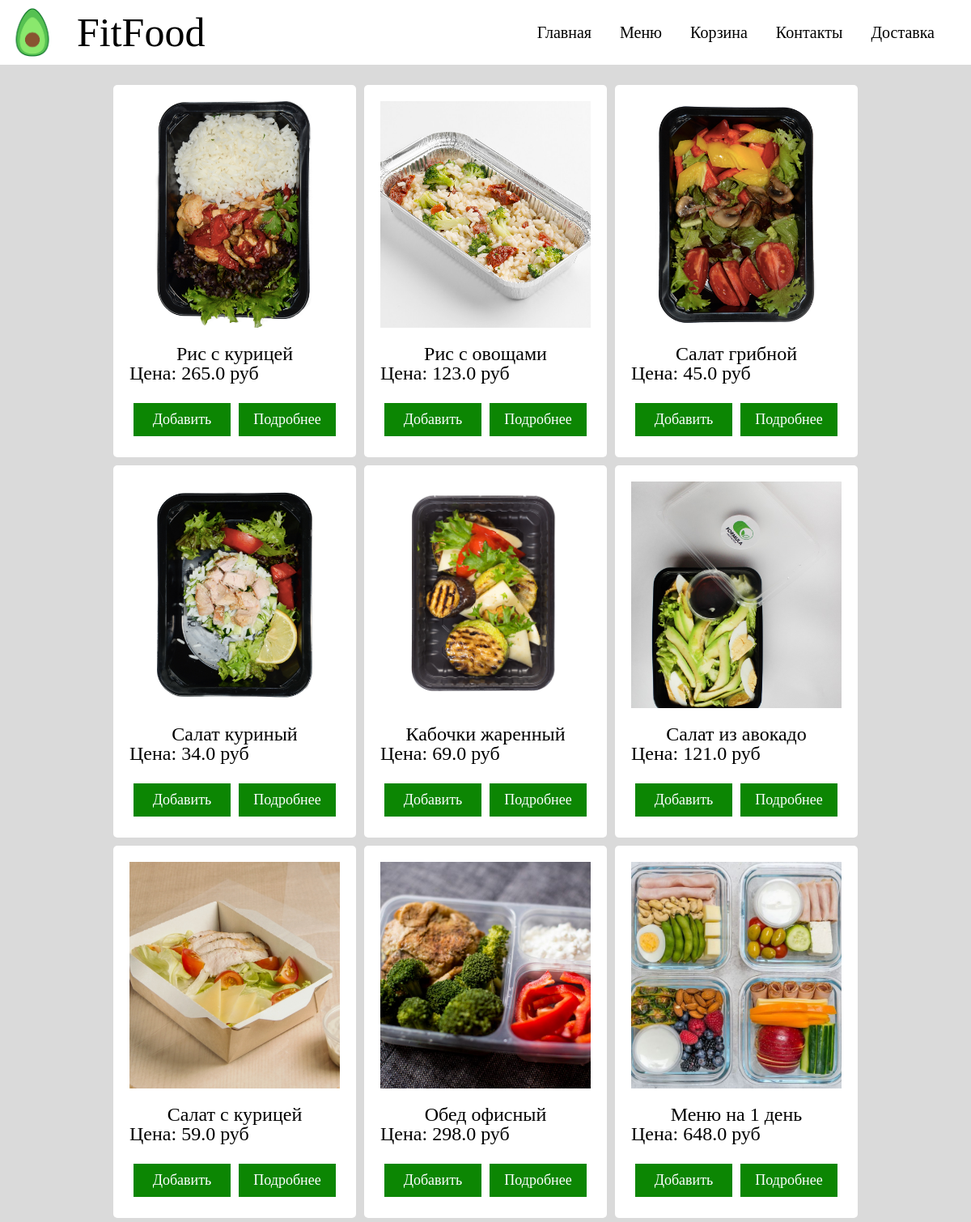
Page /del on the committed database.
### tables this page shows
CREATE TABLE "tovar" (
	"id"	INTEGER COLLATE RTRIM,
	"tovar"	TEXT COLLATE NOCASE,
	"prise"	REAL COLLATE UTF16CI,
	"bel"	INTEGER COLLATE NOCASE,
	"zir"	INTEGER,
	"colors"	INTEGER,
	"opis"	TEXT,
	"img"	TEXT,
	"ygl"	INTEGER,
	"img2"	TEXT,
	"id_sampler"	INTEGER,
	PRIMARY KEY("id" AUTOINCREMENT)
);

### main.py (the view)
@app.route("/del")
def del_s():
    session.clear()
    db = get_db()
    asd = FDataBase(db)
    return render_template("menu.html", tov=asd.getMenu)

### main.py (called while the page is built)
def connect_db():
    conn = sqlite3.connect(app.config['DATABASE'])
    conn.row_factory = sqlite3.Row
    return conn

def get_db():
    if not hasattr(g, 'link_db'):
        g.link_db = connect_db()
    return g.link_db

    @property
    def getMenu(self):
        sql = '''SELECT * FROM tovar'''
        try:
            self.__cur.execute(sql)
            res = self.__cur.fetchall()
            if res: return res
        except:
            print("Ошибка чтения из БД")
        return []

### templates/menu.html (shortened to what this page needs)
<!DOCTYPE html>
<html>
	<head>
		<link rel="stylesheet" href="..\static\menu.css">
	</head>
	<body id="docc">
		<header>
			<img class="logo" src="..\static\Logo.png">
			<h2 class="fitfood">FitFood</h2>
			<div class="menu">
				<a href="\">Главная</a>
				<a href="\menu">Меню</a>
				<a href="\cor">Корзина</a>
				<a href="\conta">Контакты</a>
				<a href="\reg">Доставка</a>
			</div>
		</header>
		<main>
			<article>
				{% for i in tov %}
				<div class="product">
					<div class="for_img">
						<img src="..\static\img\{{i.img}}" height="280" width="260" style="object-fit: cover;" alt="">
					</div>
					<h3 class="prais">{{i.tovar}}</h3>
					<h2 class="prais">Цена: {{i.prise}} руб</h2>
					<div class="footer">
						<button class="add" id = "dfg{{i.id}}" onclick="dobb({{i.id}}, 'dfg{{i.id}}')">Добавить</button>
						<button class="add" onclick="open1('post{{i.id}}', 'post2{{i.id * -1 - 1}}')">Подробнее</button>
					</div>
				</div>
				{%endfor%}
			</article>
	</main>
	</body>
</html>

### static/menu.css (style rules this page uses)
html,body,div,span,applet,object,iframe,h1,h2,h3,h4,h5,h6,p,blockquote,pre,a,abbr,acronym,address,big,cite,code,del,dfn,em,img,ins,kbd,q,s,samp,small,strike,strong,sub,sup,tt,var,b,u,i,center,dl,dt,dd,ol,ul,li,fieldset,form,label,legend,table,caption,tbody,tfoot,thead,tr,th,td,article,aside,canvas,details,embed,figure,figcaption,footer,header,hgroup,menu,nav,output,ruby,section,summary,time,mark,audio,video { margin:0;padding:0;border:0;font-size:100%;font:inherit;vertical-align:baseline }
article,aside,details,figcaption,figure,footer,header,hgroup,menu,nav,section { display:block }
html { height:100% }
body { line-height:1 }
body { background-color: #dadada; min-height: 100vh; }
main { min-height: 90vh; }
header { background-color: #ffffff; height: 80px; }
.logo { height: 60px; float: left; padding: 10px; }
.menu { font-size: 20px; margin: 30px ; float: right; font-family: Calibri; }
.menu a { margin: 0px 15px; text-decoration: none; color: #000; }
.fitfood { float: left; font-size: 50px; font-family: Calibri; margin: 15px; }
article { display: flex; margin: 20px 40px; justify-content: center; flex-wrap: wrap; }
.product { height: 460px; width: 300px; background-color: #ffffff; margin: 5px; border-radius: 5px; z-index: 1; }
.for_img { margin: 20px auto; height: 280px; width: 260px; background-color: #A9A9A9; }
.prais { font-family: Calibri; font-size: 24px; margin: 0px 20px; }
.add { float: right; padding: 10px 15px; font-family: Calibri; font-size: 18px; background-color: #0c8603; color: #ffffff; border: none; margin: 0px 5px; width: 120px; }
.pop-up h2, h3, p { font-family: Calibri; font-size: 28px; text-align: center; margin: 15px; }
.footer { display: flex; padding: 25px 20px; }
h3.prais { text-align: center; }

### rows in the picture
tovar: img (picture), tovar "Рис с курицей", prise "265.0"
tovar: img (picture), tovar "Рис с овощами", prise "123.0"
tovar: img (picture), tovar "Салат грибной", prise "45.0"
tovar: img (picture), tovar "Салат куриный", prise "34.0"
tovar: img (picture), tovar "Кабочки жаренный", prise "69.0"
tovar: img (picture), tovar "Салат из авокадо", prise "121.0"
tovar: img (picture), tovar "Салат с курицей", prise "59.0"
tovar: img (picture), tovar "Обед офисный", prise "298.0"
tovar: img (picture), tovar "Меню на 1 день", prise "648.0"
